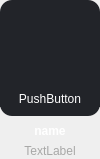
<?xml version="1.0" encoding="UTF-8"?>
<ui version="4.0">
 <class>UserinfoPageGiftItem</class>
 <widget class="QDialog" name="UserinfoPageGiftItem">
  <property name="geometry">
   <rect>
    <x>0</x>
    <y>0</y>
    <width>100</width>
    <height>159</height>
   </rect>
  </property>
  <property name="minimumSize">
   <size>
    <width>100</width>
    <height>159</height>
   </size>
  </property>
  <property name="windowTitle">
   <string>Dialog</string>
  </property>
  <widget class="QWidget" name="widget" native="true">
   <property name="geometry">
    <rect>
     <x>0</x>
     <y>0</y>
     <width>100</width>
     <height>116</height>
    </rect>
   </property>
   <property name="styleSheet">
    <string notr="true">background: #222429;
border-radius: 12px;</string>
   </property>
   <widget class="QLabel" name="image">
    <property name="geometry">
     <rect>
      <x>12</x>
      <y>8</y>
      <width>76</width>
      <height>76</height>
     </rect>
    </property>
    <property name="text">
     <string/>
    </property>
    <property name="scaledContents">
     <bool>true</bool>
    </property>
   </widget>
   <widget class="QPushButton" name="giftPrice">
    <property name="geometry">
     <rect>
      <x>0</x>
      <y>90</y>
      <width>100</width>
      <height>17</height>
     </rect>
    </property>
    <property name="styleSheet">
     <string notr="true">font-family: &quot;微软雅黑&quot;;
font-weight: 400;
font-size: 12px;
color: #FFFFFF;</string>
    </property>
    <property name="text">
     <string>PushButton</string>
    </property>
   </widget>
  </widget>
  <widget class="QLabel" name="giftNum">
   <property name="geometry">
    <rect>
     <x>0</x>
     <y>142</y>
     <width>100</width>
     <height>17</height>
    </rect>
   </property>
   <property name="styleSheet">
    <string notr="true">font-family: &quot;微软雅黑&quot;;
font-weight: 400;
font-size: 12px;
color: #A8A8A7;
line-height: 17px;
font-style: normal;</string>
   </property>
   <property name="text">
    <string>TextLabel</string>
   </property>
   <property name="alignment">
    <set>Qt::AlignCenter</set>
   </property>
  </widget>
  <widget class="QLabel" name="name">
   <property name="geometry">
    <rect>
     <x>0</x>
     <y>122</y>
     <width>100</width>
     <height>17</height>
    </rect>
   </property>
   <property name="styleSheet">
    <string notr="true">font-family: &quot;微软雅黑&quot;;
font-weight: 500;
font-size: 12px;
color: #FFFFFF;
line-height: 17px;</string>
   </property>
   <property name="text">
    <string>name</string>
   </property>
   <property name="alignment">
    <set>Qt::AlignCenter</set>
   </property>
  </widget>
 </widget>
 <resources/>
 <connections/>
</ui>
